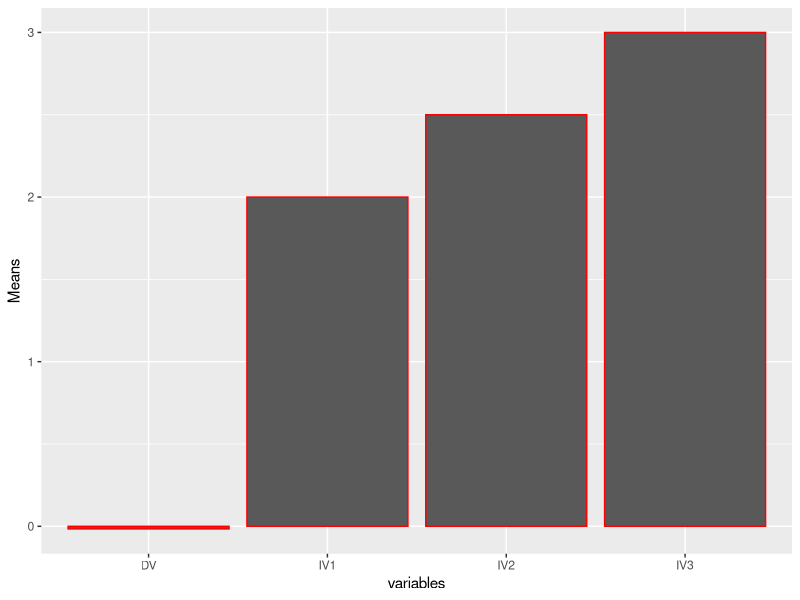
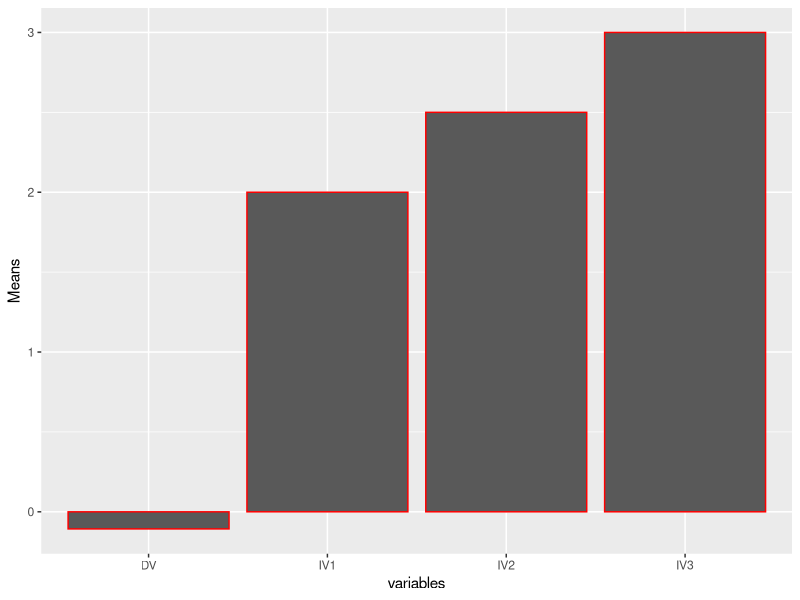

The R source for these figures, in order:
## ---- chunk 1
library(psych)
data.df <- sim.anova()  
describe(data.df)

## ---- chunk 2
data.df <- sim.anova(es1=1, es2 = 0, es3 = 3)  
describe(data.df)

## ---- chunk 3
data.df <- sim.anova(es1=1, es2 = 0, es3 = 3, es12 = 2, es13 = 2)  
describe(data.df)

## ---- chunk 4
data.df <- sim.anova(es1=1, es2 = 0, es3 = 3, es12 = 2, es13 = 2, n=3)  
describe(data.df)

## ---- chunk 5
data.df <- sim.anova(es1=1, es2 = 0, es3 = 3, es12 = .5, es13 = 2, n1=3, n2=4, n3=5)  
describe(data.df)

## ---- chunk 6
summary(aov(DV~IV1*IV2*IV3,data=data.df)) 

## ---- chunk 7
summary(lm(DV~IV1*IV2*IV3,data=data.df)) #compare with the aov model

## ---- chunk 8
describe(data.df)[,3]
## ---- chunk 9
means_variable <- describe(data.df)[,3]
## ---- chunk 10
library(ggplot2)
variables <- rep(as.factor(c("IV1","IV2","IV3","DV"))) 
Means <- means_variable

plot_df <- data.frame(variables,
                  
                      Means)

# basic bar graph

ggplot(plot_df, aes(x=variables,y=Means, 
                   ))+
  geom_bar(stat="identity", 
           position="dodge",
           color="red")

## ---- chunk 11
library(ggplot2)
variables <- rep(as.factor(c("IV1","IV2","IV3","DV"))) 
Means <- c(2, 2.5, 3, -0.107)

plot_df <- data.frame(variables,
                  
                      Means)

# basic bar graph

ggplot(plot_df, aes(x=variables,y=Means, # aestetics definition has gotten 
                   # color=factor_two))+  # color here means the border collor
                   ))+
  geom_bar(stat="identity", 
           position="dodge",
           color="red")

